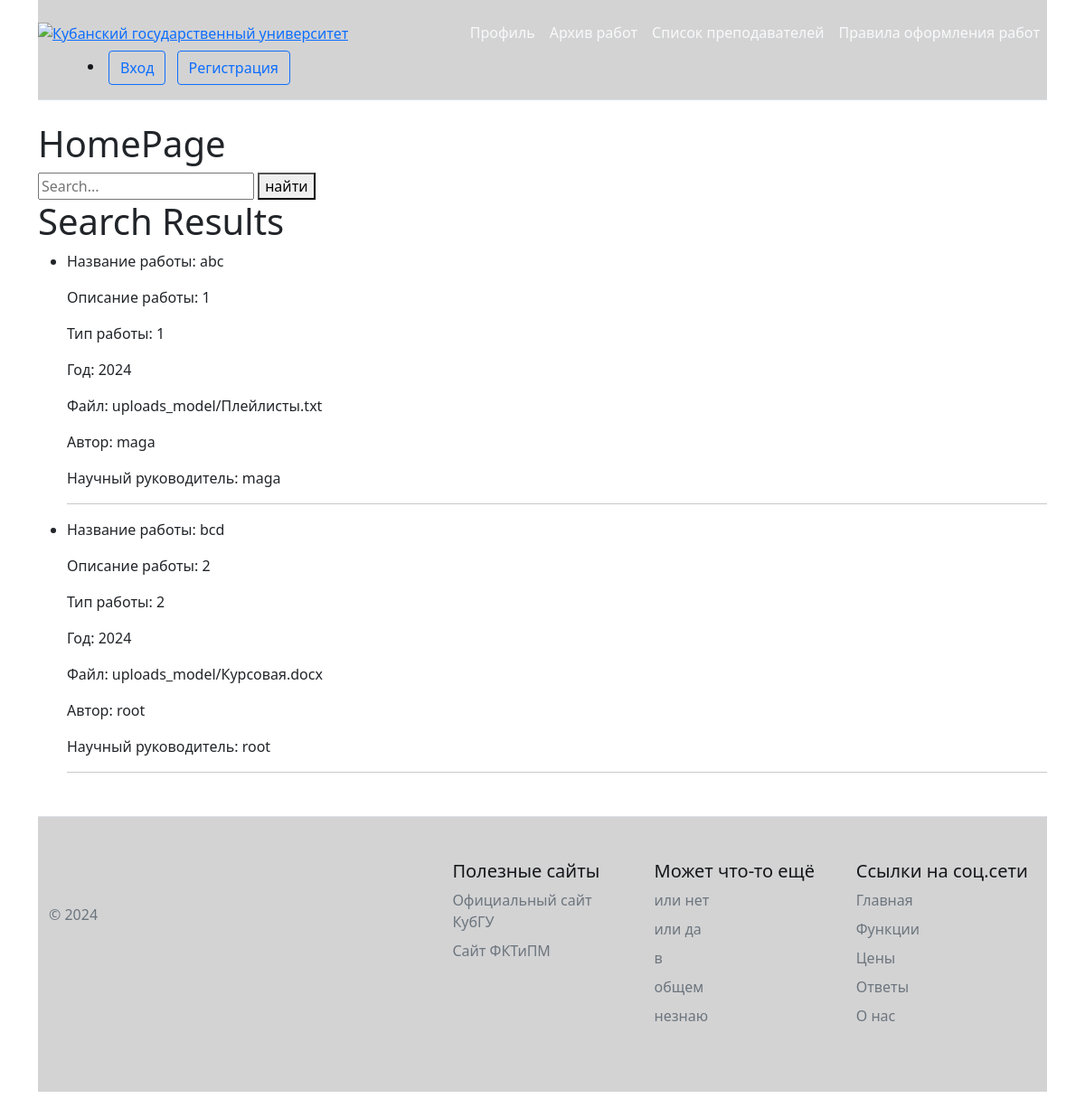
/home/, run on the app's committed database.
### works/models.py (models this page shows)
class Work(models.Model):
    name = models.CharField(max_length=100, db_index=True,
                            verbose_name="Название")
    description = models.CharField(max_length=100, db_index=True,
                                   verbose_name="Описание")
    type_of_work = models.CharField(max_length=100, db_index=True,
                                    verbose_name="Тип работы")
    year = models.DateTimeField(auto_now_add=True, verbose_name="Время создания")
    author = models.ForeignKey(get_user_model(), max_length=100, db_index=True,
                               verbose_name="Автор",
                               on_delete=models.SET_NULL, null=True,
                               related_name='st',)
    scientific_director = models.ForeignKey(get_user_model(), max_length=100,
                                            db_index=True, related_name='sd',
                                            verbose_name="Научный руководитель",
                                            on_delete=models.SET_NULL, null=True)
    file_word = models.FileField(upload_to='uploads_model')
    is_completed = models.BooleanField(verbose_name="Статус")

### works/views.py (the view)
# urls.py: path('', views.SearchWorksView.as_view(), name='home'),  # http://127.0.0.1:8000
class SearchWorksView(ListView):
    model = Work
    template_name = 'works/home.html'
    extra_context = {
        'title': 'Архив работ',
    }
    def get_queryset(self): # новый
        query = self.request.GET.get('q')
        if query != None:
            object_list = Work.objects.filter(
                Q(name__icontains=query)
            )
            return object_list
        else:
            return Work.objects.all()

### works/templates/works/home.html (shortened to what this page needs)
{% extends 'base.html' %}
{% block content %}
<h1>HomePage</h1>
<form action="{% url 'home' %}" method="get">
  <input name="q" type="text" placeholder="Search...">
  <button type="submit">найти</button>
</form>
<h1>Search Results</h1>
<ul>
  {% for work in object_list %}
    <li>
      <p>Название работы: {{ work.name }}</p>
      <p>Описание работы: {{ work.description }}</p>
      <p>Тип работы: {{ work.type_of_work }}</p>
      <p>Год: {{ work.year.year }}</p>
      <p>Файл: {{ work.file_word }}</p>
      <p>Автор: {{ work.author }}</p>
      <p>Научный руководитель: {{ work.scientific_director }}</p>
    </li>
    <hr>
  {% endfor %}
</ul>
{% endblock content%}

### data on the page
Work: name "abc", description "1", type_of_work "1", year.year "2024", file_word "uploads_model/Плейлисты.txt", author "maga", scientific_director "maga"
Work: name "bcd", description "2", type_of_work "2", year.year "2024", file_word "uploads_model/Курсовая.docx", author "root", scientific_director "root"
